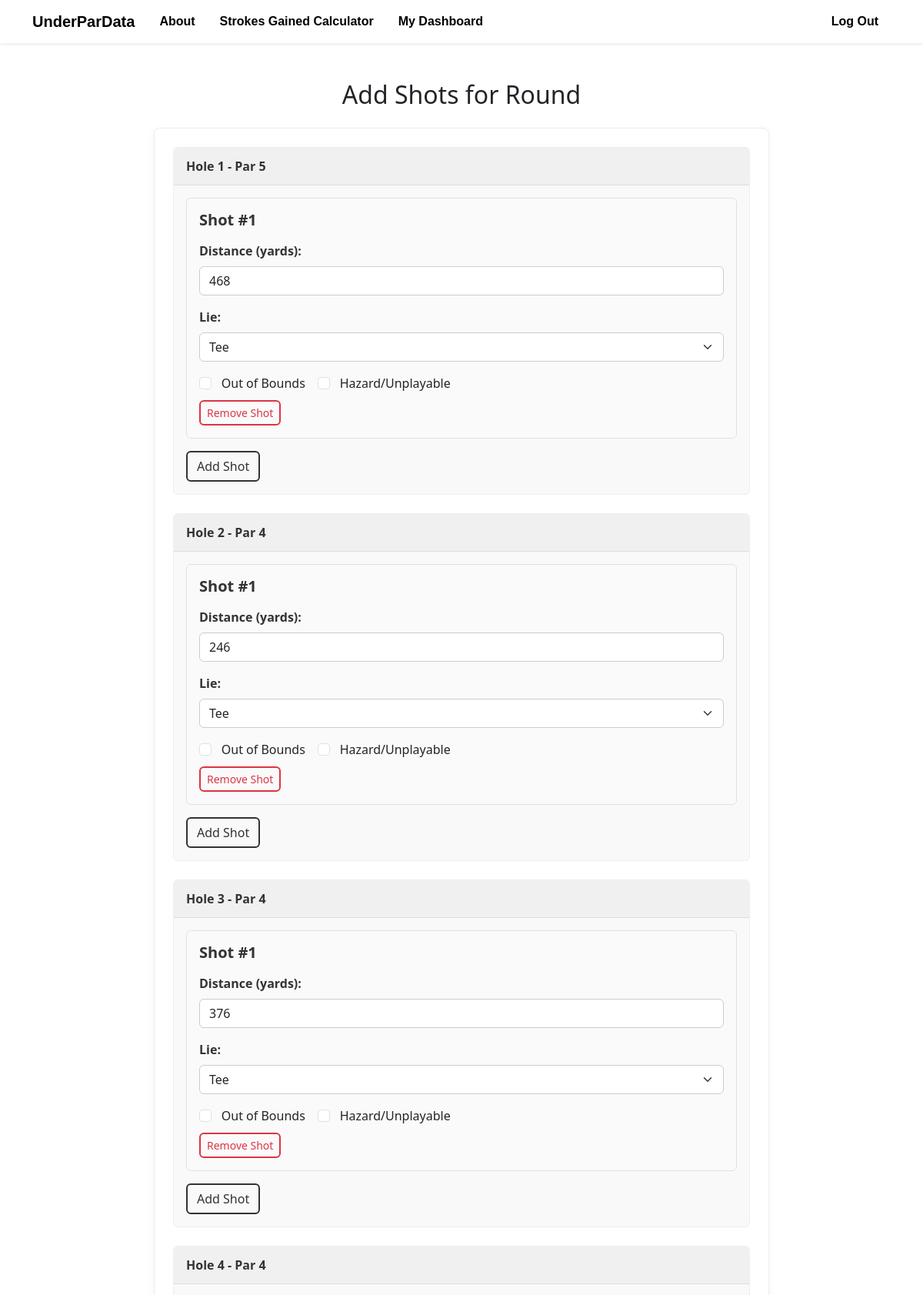
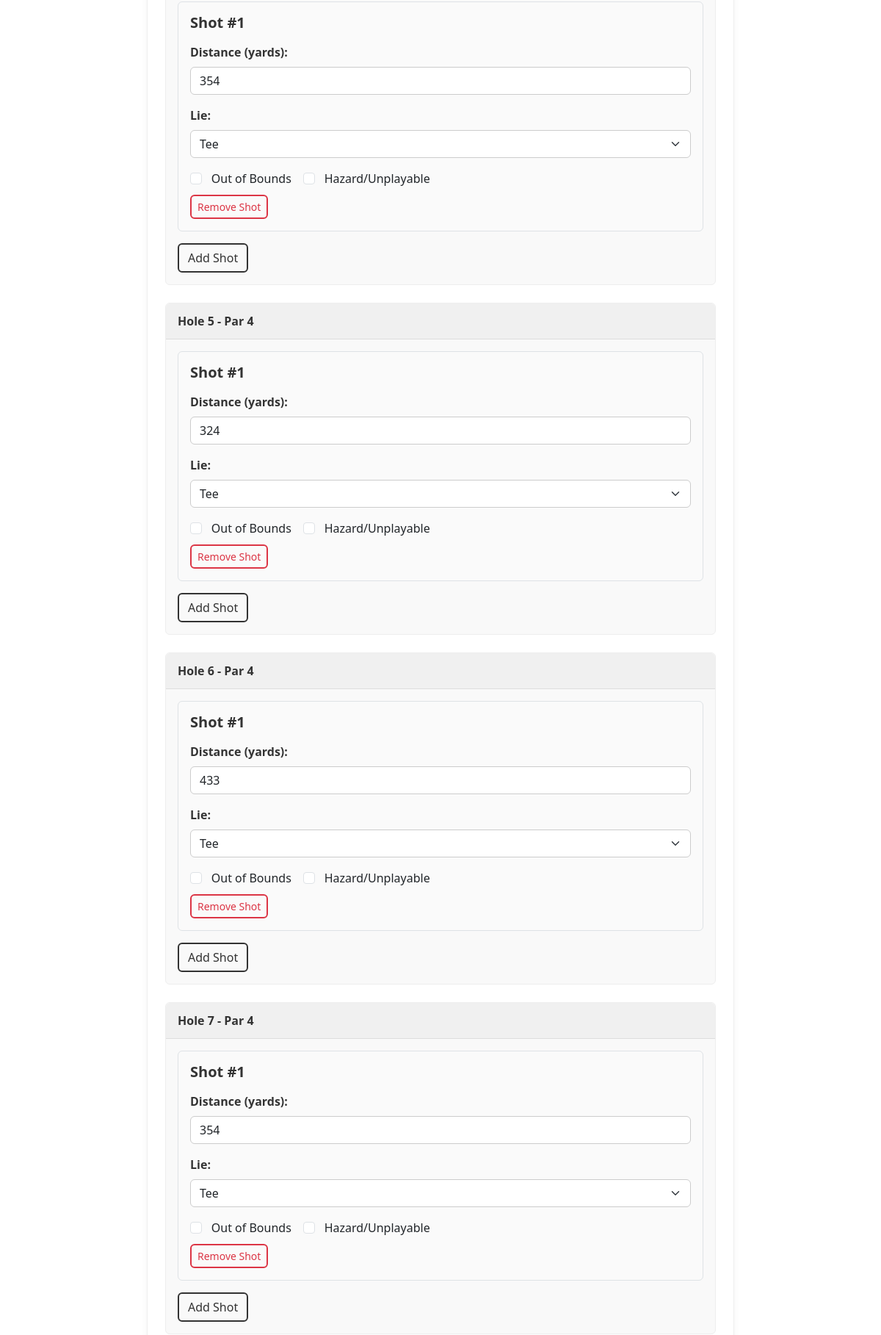
The app's page /add_shots/10 (signed in, upper part) with its own data (2 pictures, top to bottom).
### models/course.py (models this page shows)
class Hole(db.Model):
    __tablename__ = 'holes'
    holeID = db.Column(db.Integer, primary_key=True)
    courseID = db.Column(db.Integer, db.ForeignKey('courses.courseID'), nullable=False)
    teeID = db.Column(db.Integer, db.ForeignKey('tees.teeID'), nullable=False)
    number = db.Column(db.Integer, nullable=False)
    par = db.Column(db.Integer, nullable=False)
    distance = db.Column(db.Integer)
    course = relationship("Course", back_populates="holes")  # Add this line
    tees = relationship("Tee", back_populates="holes")
    shots = relationship("Shot", back_populates="holes")
    hole_stats = relationship("HoleStats", back_populates="hole")

### app.py (the view, shortened to what this page needs)
@app.route('/add_shots/<int:roundID>', methods=['GET', 'POST'])
@login_required
def add_shots(roundID):
    round_data = Round.query.get_or_404(roundID)
    course = Course.query.get_or_404(round_data.course_id)
    tee_id = round_data.tee_id
    holes = Hole.query.filter_by(courseID=course.courseID, teeID=tee_id).order_by(Hole.number).all()
    return render_template('add_shots.html', round_data=round_data, course=course, tee_id=tee_id, holes=holes)

### app.py (called while the page is built)
@login_manager.user_loader
def load_user(userID):
    return User.query.get(int(userID))

### templates/add_shots.html (shortened to what this page needs)
{% extends "base.html" %}
{% block extra_css %}
  <link rel="stylesheet" href="{{ url_for('static', filename='css/add_shots.css') }}">
{% endblock %}
{% block content %}
<div class="container mt-4">
  <h2 class="text-center mb-4">Add Shots for Round</h2>
  <form method="POST" id="add-shots-form" class="custom-form p-4">
    {% for hole in holes %}
      <div class="shot-section mb-4">
        <div class="shot-section-header">
          Hole {{ hole.number }} - Par {{ hole.par }}
        </div>
        <div class="shot-section-body">
          <div
            id="hole_{{ hole.number }}_shots"
            class="shots-container"
          >
            <div
              class="shot-card mb-3"
              id="hole_{{ hole.number }}_shot_1"
            >
              <h5 class="shot-title">Shot #1</h5>
              <div class="mb-3">
                <label
                  for="hole_{{ hole.number }}_shot_1_distance"
                  class="form-label custom-form-label"
                >
                  Distance (yards):
                </label>
                <input
                  type="number"
                  class="form-control custom-form-input"
                  name="hole_{{ hole.number }}_shot_1_distance"
                  id="hole_{{ hole.number }}_shot_1_distance"
                  value="{{ hole.distance }}"
                  required
                >
              </div>
              <div class="mb-3">
                <label
                  for="hole_{{ hole.number }}_shot_1_lie"
                  class="form-label custom-form-label"
                >
                  Lie:
                </label>
                <select
                  class="form-select custom-form-select"
                  name="hole_{{ hole.number }}_shot_1_lie"
                  id="hole_{{ hole.number }}_shot_1_lie"
                  required
                  onchange="updateMissDirection({{ hole.number }}, 1, {{ hole.par }})"
                >
                  <option value="Tee" selected>Tee</option>
                </select>
              </div>
              <div class="d-flex flex-wrap gap-3 align-items-center mb-2">
                <div class="form-check">
                  <input
                    type="checkbox"
                    class="form-check-input"
                    name="hole_{{ hole.number }}_shot_1_out_of_bounds"
                    id="hole_{{ hole.number }}_shot_1_out_of_bounds"
                    value="1"
                    onchange="addDummyShot({{ hole.number }}, 1, 'OOB', {{ hole.par }})"
                  >
                  <label
                    for="hole_{{ hole.number }}_shot_1_out_of_bounds"
                    class="form-check-label"
                  >
                    Out of Bounds
                  </label>
                </div>
                <div class="form-check">
                  <input
                    type="checkbox"
                    class="form-check-input"
                    name="hole_{{ hole.number }}_shot_1_hazard"
                    id="hole_{{ hole.number }}_shot_1_hazard"
                    value="1"
                    onchange="addDummyShot({{ hole.number }}, 1, 'hazard', {{ hole.par }})"
                  >
                  <label
                    for="hole_{{ hole.number }}_shot_1_hazard"
                    class="form-check-label"
                  >
                    Hazard/Unplayable
                  </label>
                </div>
              </div>
              <button
                type="button"
                class="btn btn-outline-danger btn-sm remove-shot-btn"
                onclick="removeShot({{ hole.number }}, 1)"
              >
                Remove Shot
              </button>
            </div>
          </div>
          <button
            type="button"
            class="btn btn-outline-dark"
            onclick="addShot({{ hole.number }}, {{ hole.par }})"
          >
            Add Shot
          </button>
        </div>
      </div>
    {% endfor %}
  </form>
</div>
{% endblock %}

### static/css/add_shots.css (style rules this page uses)
.custom-form { max-width: 800px; margin: 0 auto; background-color: #fff; border: 1px solid #eee; border-radius: 8px; box-shadow: 0 2px 10px rgba(0,0,0,0.05); }
.shot-section { border: 1px solid #eee; border-radius: 6px; background-color: #f9f9f9; padding: 0; }
.shot-section-header { background-color: #f0f0f0; padding: 0.75rem 1rem; font-weight: 600; border-bottom: 1px solid #ddd; border-radius: 6px 6px 0 0; color: #333; }
.shot-section-body { padding: 1rem; border-radius: 0 0 6px 6px; }
.shot-card { border: 1px solid #dee2e6; border-radius: 6px; padding: 1rem; background-color: #fafafa; }
.shot-title { margin-bottom: 1rem; font-weight: 600; color: #333; }
.custom-form-label { font-weight: 600; color: #333; }
.custom-form-input, .custom-form-select { border: 1px solid #ccc; border-radius: 6px; transition: box-shadow 0.2s, border-color 0.2s; }
.btn.btn-outline-dark { border: 2px solid #333; color: #333; transition: background-color 0.2s, color 0.2s; border-radius: 6px; }
.btn.btn-outline-danger { border: 2px solid #dc3545; color: #dc3545; transition: background-color 0.2s, color 0.2s; border-radius: 6px; }
.form-check-input { cursor: pointer; }
.form-check-label { margin-left: 0.3rem; cursor: pointer; }

### records on screen
Hole: number "1", par "5", distance "468", number+par "Tee"
Hole: number "2", par "4", distance "246", number+par "Tee"
Hole: number "3", par "4", distance "376", number+par "Tee"
Hole: number "4", par "4", distance "354", number+par "Tee"
Hole: number "5", par "4", distance "324", number+par "Tee"
Hole: number "6", par "4", distance "433", number+par "Tee"
Hole: number "7", par "4", distance "354", number+par "Tee"
